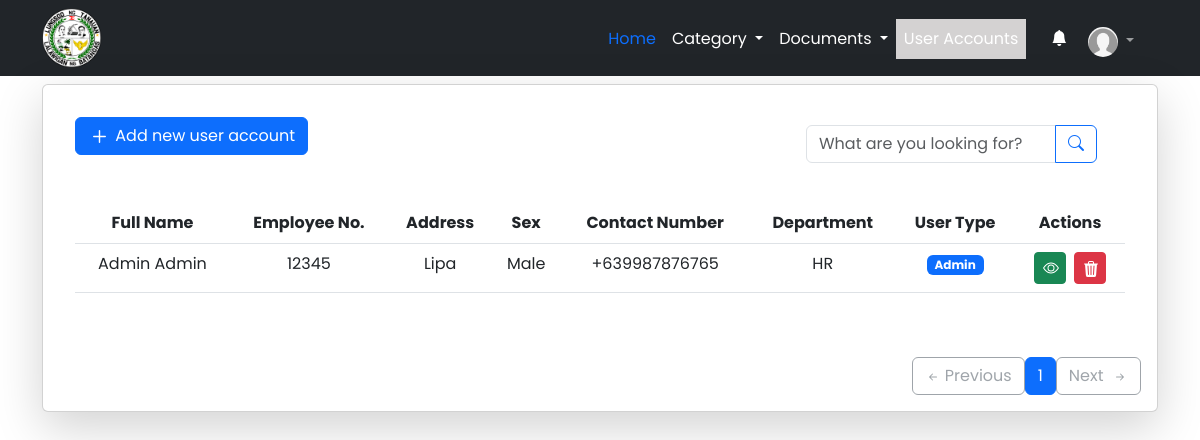
/account (signed in), run on an earlier commit of the app's database.
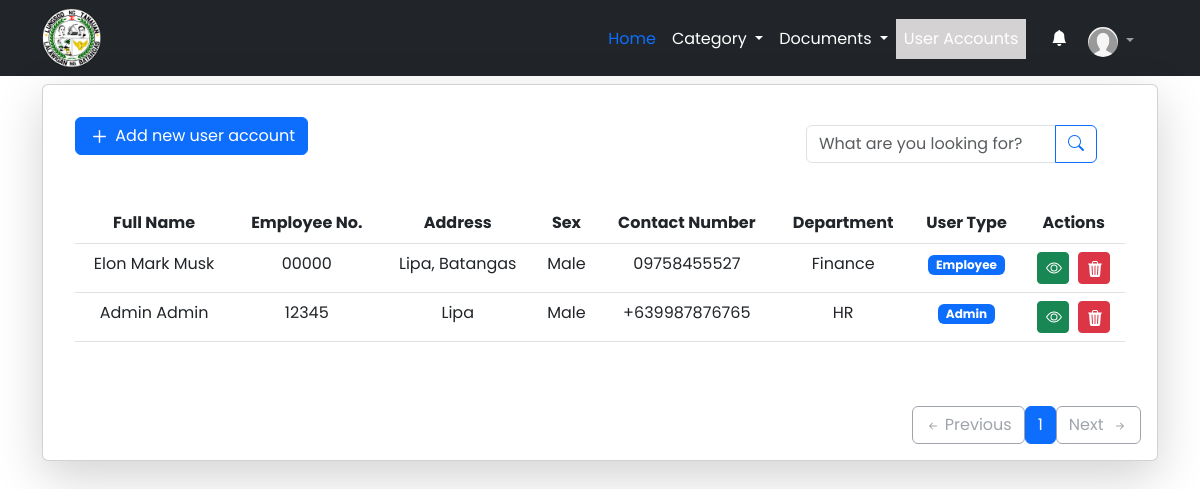
And on a later commit of the database.
### apps/models.py (models this page shows, shortened)
class User(AbstractUser):
    USERNAME_FIELD = 'employee_no'# changes email to unique and blank to false
    REQUIRED_FIELDS = []  # removes email from REQUIRED_FIELDS
    username = models.CharField(max_length=255, null=True, blank=True)
    employee_no = models.CharField(max_length=255, unique=True)
    profile_picture = models.ImageField(upload_to="profile_picture", default='default.png')
    middle_name = models.CharField(max_length=255, blank=True)
    address = models.CharField(max_length=255)
    birthday = models.DateField(auto_now_add=False, null=True, blank=True)
    contact = models.CharField(max_length=13)
    sex = models.CharField(max_length=255)
    is_employee = models.BooleanField(default=False)
    is_admin = models.BooleanField(default=False)
    objects = CustomUserManager()
    department = models.OneToOneField("Department", on_delete=models.SET_NULL, null=True)
    class Meta:
        verbose_name = 'User'
        verbose_name_plural = 'Users'

class Department(models.Model):
    id = models.UUIDField(primary_key=True, default=uuid.uuid4, editable=False)
    department = models.CharField(max_length=255, unique=True)
    created_at = models.DateTimeField(auto_now_add=True)
    class Meta:
        verbose_name = 'Department'
        verbose_name_plural = 'Departments'
    def __str__(self):
        return self.department

### apps/views.py (the view)
# urls.py: path('account', account, name="account"),
@login_required(login_url='/login')
def account(request):
    template_name = 'accounts/account_list.html'
    account = User.objects.all().order_by('-date_joined')
    paginator = Paginator(account, 10)
    page_number = request.GET.get('page')
    account = paginator.get_page(page_number)
    context = {
        "account": account,
        "account_state": "background-color: rgba(212, 210, 210, 1);  color: #fff;",
    }
    return render(request, template_name, context)

### apps/templates/accounts/account_list.html (shortened to what this page needs)
{% extends 'base.html' %}
{% block content %}
<div class="container mt-2">
    <div class="card shadow-lg">
        <div class="card-body m-3 p-3">
            <div class="px-3 py-2 mb-3 float-end">
                <div class="container d-flex flex-wrap justify-content-center">
                    <form class="col-12 col-lg-auto mb-2 mb-lg-0 me-lg-auto" role="search" method="get" action=""
                        id="search-form" onsubmit="myFunction(); return false;">
                        <div class="input-group">
                            <input type="search" class="form-control" placeholder="What are you looking for?" aria-label="Search"
                                style="width: 250px;" id="search-input">
                            <button class="btn btn-outline-primary" type="button" id="search-button">
                                <i class="bi bi-search"></i>
                            </button>
                        </div>
                    </form>
                </div>
            </div>
            <div class="mb-5">
                <a href="{% url 'add_account' %}" class="btn btn-primary">
                    <svg xmlns="http://www.w3.org/2000/svg" fill="none" viewBox="0 0 24 24" stroke-width="1.5"
                        stroke="currentColor" style="width:23px; height:23px;">
                        <path stroke-linecap="round" stroke-linejoin="round" d="M12 6v12m6-6H6" />
                    </svg>
                    Add new user account
                </a>
            </div>
            <table class="table" id="accountTable">
                <thead>
                    <tr>
                        <th scope="col" class="text-center">Full Name</th>
                        <th scope="col" class="text-center">Employee No.</th>
                        <th scope="col" class="text-center">Address</th>
                        <th scope="col" class="text-center">Sex</th>
                        <th scope="col" class="text-center">Contact Number</th>
                        <th scope="col" class="text-center">Department</th>
                        <th scope="col" class="text-center">User Type</th>
                        <th scope="col" class="text-center">Actions</th>
                    </tr>
                </thead>
                {% for list in account %}
                <tr>
                    <td class="text-center">{{ list.first_name }} {{ list.middle_name }} {{ list.last_name }}</td>
                    <td class="text-center">{{ list.employee_no }}</td>
                    <td class="text-center">{{ list.address }}</td>
                    <td class="text-center">{{ list.sex }}</td>
                    <td class="text-center">{{ list.contact}}</td>
                    <td class="text-center">{{ list.department}}</td>
                    <td class="text-center">
                        {% if list.is_admin %}
                        <span class="badge bg-primary">Admin</span>
                        {% elif list.is_employee %}
                        <span class="badge bg-primary">Employee</span>
                        {% else %}
                        <span class="badge bg-danger">Not Available</span>
                        {% endif %}
                    </td>
                    <td class="text-center">
                        <a href="{% url 'view_account' list.id %}" class="btn btn-success btn-sm"
                            style="height: 32px; width:32px;">
                        </a>&nbsp;
                        <button type="button" class="btn btn-danger btn-sm" style="height: 32px; width:32px;">
                            <svg xmlns="http://www.w3.org/2000/svg" width="16" height="16" fill="currentColor"
                                class="bi bi-trash3-fill" viewBox="0 0 16 16" data-bs-toggle="modal"
                                data-bs-target="#exampleModal" onclick="setID('{{ list.id }}')">
                                <path
                                    d="M11 1.5v1h3.5a.5.5 0 0 1 0 1h-.538l-.853 10.66A2 2 0 0 1 11.115 16h-6.23a2 2 0 0 1-1.994-1.84L2.038 3.5H1.5a.5.5 0 0 1 0-1H5v-1A1.5 1.5 0 0 1 6.5 0h3A1.5 1.5 0 0 1 11 1.5Zm-5 0v1h4v-1a.5.5 0 0 0-.5-.5h-3a.5.5 0 0 0-.5.5ZM4.5 5.029l.5 8.5a.5.5 0 1 0 .998-.06l-.5-8.5a.5.5 0 1 0-.998.06Zm6.53-.528a.5.5 0 0 0-.528.47l-.5 8.5a.5.5 0 0 0 .998.058l.5-8.5a.5.5 0 0 0-.47-.528ZM8 4.5a.5.5 0 0 0-.5.5v8.5a.5.5 0 0 0 1 0V5a.5.5 0 0 0-.5-.5Z">
                                </path>
                            </svg>
                        </button>
                    </td>
                {% endfor %}
            </table>
        </div>
        <div class="d-flex flex-column-reverse flex-sm-row justify-content-sm-end align-items-center m-3">
            <div class="d-inline-flex">
                {% if account.has_previous %}
                <a href="?page={{ account.previous_page_number }}" class="btn btn-outline-secondary rounded-start">
                    <svg xmlns="http://www.w3.org/2000/svg" width="16" height="16" fill="currentColor"
                        class="bi bi-arrow-left-short" viewBox="0 0 16 16">
                        <path fill-rule="evenodd"
                            d="M12 8a.5.5 0 0 1-.5.5H5.707l2.147 2.146a.5.5 0 0 1-.708.708l-3-3a.5.5 0 0 1 0-.708l3-3a.5.5 0 1 1 .708.708L5.707 7.5H11.5a.5.5 0 0 1 .5.5z">
                        </path>
                    </svg>&nbsp;Previous
                </a>
                {% else %}
                <button type="button" disabled class="btn btn-outline-secondary rounded-start disabled">
                    <svg xmlns="http://www.w3.org/2000/svg" width="16" height="16" fill="currentColor"
                        class="bi bi-arrow-left-short" viewBox="0 0 16 16">
                        <path fill-rule="evenodd"
                            d="M12 8a.5.5 0 0 1-.5.5H5.707l2.147 2.146a.5.5 0 0 1-.708.708l-3-3a.5.5 0 0 1 0-.708l3-3a.5.5 0 1 1 .708.708L5.707 7.5H11.5a.5.5 0 0 1 .5.5z">
                        </path>
                    </svg>&nbsp;Previous
                </button>
                {% endif %}
                {% for num in account.paginator.page_range %}
                {% if account.number == num %}
                <button type="button" class="btn btn-primary">
                    {{ num }}
                </button>
                {% elif num > account.number|add:-3 and num < account.number|add:3 %} <a href="?page={{ num }}"
                    class="btn btn-outline-secondary">
                    {{ num }}
                    </a>
                    {% endif %}
                    {% endfor %}
                    {% if account.has_next %}
                    <a href="?page={{ account.next_page_number }}" class="btn btn-outline-secondary rounded-end">
                        Next&nbsp;
                        <svg xmlns="http://www.w3.org/2000/svg" width="16" height="16" fill="currentColor"
                            class="bi bi-arrow-right-short" viewBox="0 0 16 16">
                            <path fill-rule="evenodd"
                                d="M4 8a.5.5 0 0 1 .5-.5h5.793L8.146 5.354a.5.5 0 1 1 .708-.708l3 3a.5.5 0 0 1 0 .708l-3 3a.5.5 0 0 1-.708-.708L10.293 8.5H4.5A.5.5 0 0 1 4 8z">
                            </path>
                        </svg>
                    </a>
                    {% else %}
                    <button type="button" disabled class="btn btn-outline-secondary rounded-end disabled">
                        Next&nbsp;
                        <svg xmlns="http://www.w3.org/2000/svg" width="16" height="16" fill="currentColor"
                            class="bi bi-arrow-right-short" viewBox="0 0 16 16">
                            <path fill-rule="evenodd"
                                d="M4 8a.5.5 0 0 1 .5-.5h5.793L8.146 5.354a.5.5 0 1 1 .708-.708l3 3a.5.5 0 0 1 0 .708l-3 3a.5.5 0 0 1-.708-.708L10.293 8.5H4.5A.5.5 0 0 1 4 8z">
                            </path>
                        </svg>
                    </button>
                    {% endif %}
            </div>
        </div>
    </div>
</div>
{% endblock %}

### templates/base.html (shortened to what this page needs)
{% load static %}
<!doctype html>
<html lang="en">
<head>
  <link href="https://cdn.jsdelivr.net/npm/bootstrap@5.3.0-alpha1/dist/css/bootstrap.min.css" rel="stylesheet"
>
  <link rel="stylesheet" href="https://cdn.jsdelivr.net/npm/bootstrap-icons@1.7.2/font/bootstrap-icons.css">
</head>
<body style="font-family: 'Poppins', sans-serif;">
  {% if user.is_authenticated %}
  {% include 'navbar_v2.html' %}
  {% endif %}
  {% block content %}
  {% endblock %}
</body>
</html>

### templates/navbar_v2.html (shortened to what this page needs)
{% load static %}
<nav class="navbar navbar-expand-lg navbar-dark bg-dark" aria-label="Offcanvas navbar large">
  <div class="container">
    <img src="{% static 'logo/logopng.png' %}" class="rounded float-start" width="60" height="60">
    <div class="offcanvas offcanvas-end text-bg-dark" tabindex="-1" id="offcanvasNavbar2" aria-labelledby="offcanvasNavbar2Label">
      <div class="offcanvas-body ">
        <ul class="navbar-nav mt-2 justify-content-sm-end  flex-grow-1 pe-3 col-lg-auto">
          <li class="nav-item ">
            <a class="nav-link px-2 text-primary" aria-current="page" href="{% url 'home' %}" style="{{ home_state }}">Home</a>
          </li>
          {% if user.is_admin %}
          <li class="nav-item dropdown">
            <a class="nav-link dropdown-toggle px-2 text-white" href="#" role="button" data-bs-toggle="dropdown" aria-expanded="false">
             Category
            </a>
          </li>
          {% endif %}
          <li class="dropdown">
            <a class="nav-link dropdown-toggle px-2 text-white" href="#" role="button" data-bs-toggle="dropdown" aria-expanded="false">
              Documents
            </a>
          </li>
          {% if user.is_admin %}
          <li class="nav-item">
            <a class="nav-link px-2 text-white" href="{% url 'account' %}" style="{{ account_state }}">User Accounts</a>
          </li>&nbsp;&nbsp;&nbsp;&nbsp;
          {% endif %}
          <li class="nav-item">
            <a class="nav-link px-2 text-white" href="{% url 'activity_history' %}" style="{{ history_state }}" >
              <i class="bi bi-bell-fill"></i>&nbsp;
            </a>
          </li>
          <li class="nav-item dropdown">
            <a class="nav-link dropdown-toggle" href="#" role="button" data-bs-toggle="dropdown" aria-expanded="false">
              <img src="{{ user.profile_picture.url }}" alt="profile picture" width="30" height="30" class="rounded-circle">
            </a>
          </li>
        </ul>
      </div>
    </div>
  </div>
</nav>

What changed in the data, as far as the page shows it:
added User: first_name "Elon Mark", last_name "Musk", employee_no "00000", address "Lipa, Batangas", sex "Male", contact "09758455527", department "Finance", is_admin "Employee"
